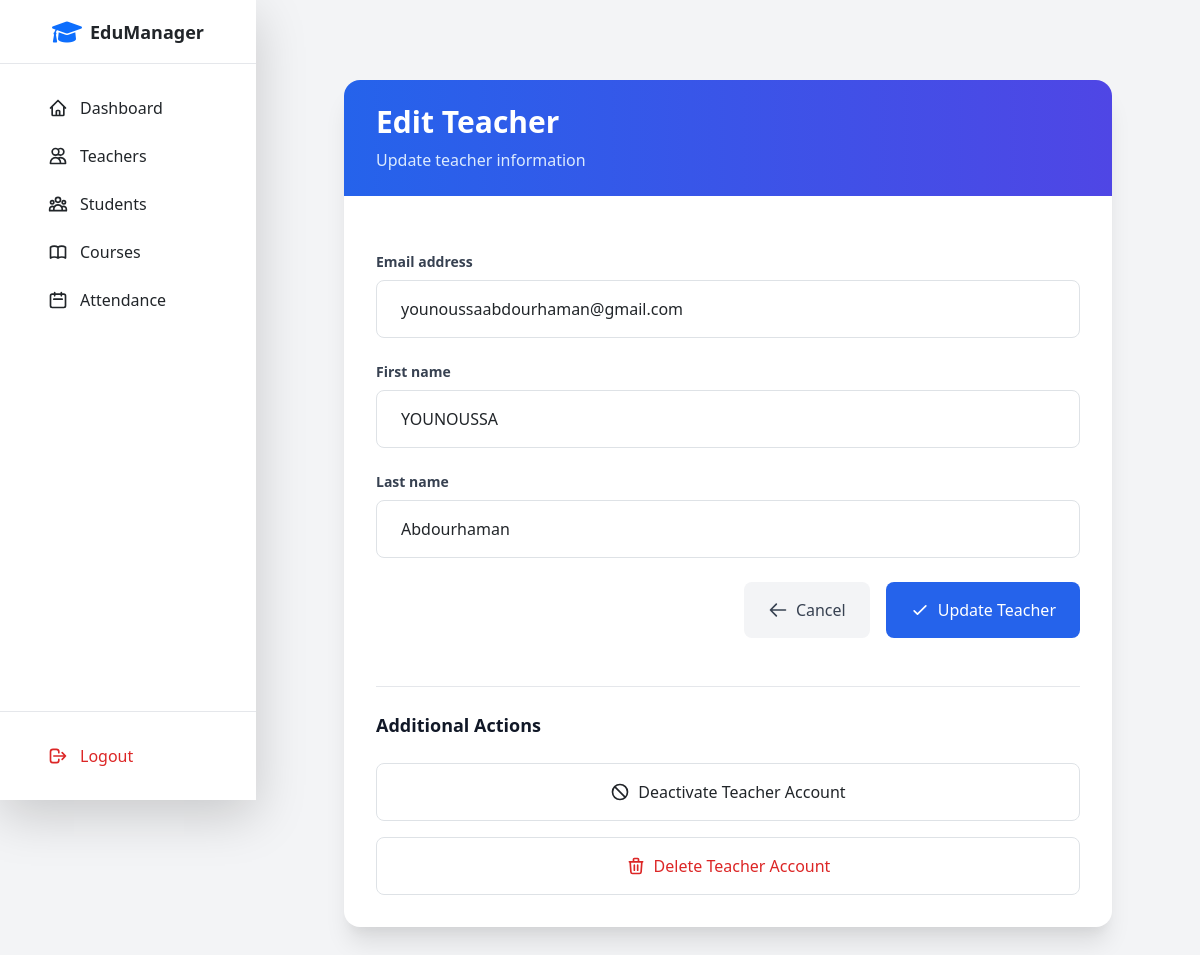
/teachers/9/update/ (signed in), run on an earlier commit of the app's database.
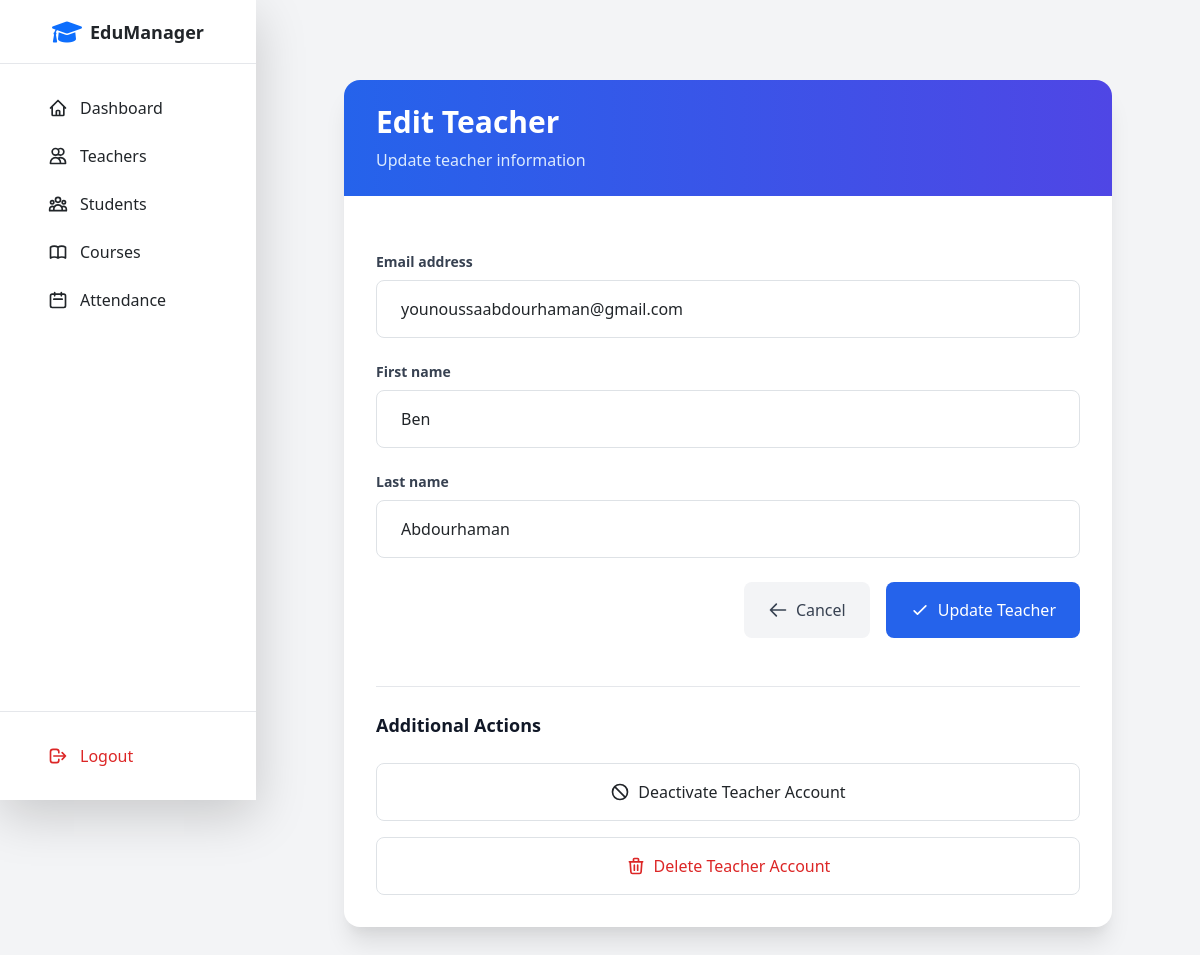
And on a later commit of the database.
### core/models.py (models this page shows)
class User(AbstractBaseUser, PermissionsMixin):
    ROLE_CHOICES = (
        ('admin', 'Admin'),
        ('teacher', 'Teacher'),
    )
    email = models.EmailField(_('email address'), unique=True)
    first_name = models.CharField(max_length=30, blank=True)
    last_name = models.CharField(max_length=30, blank=True)
    role = models.CharField(max_length=10, choices=ROLE_CHOICES)
    is_active = models.BooleanField(default=True)
    is_staff = models.BooleanField(default=False)
    date_joined = models.DateTimeField(default=timezone.now)
    school = models.ForeignKey(School, on_delete=models.CASCADE, related_name='users', null=True)
    objects = CustomUserManager()
    USERNAME_FIELD = 'email'
    REQUIRED_FIELDS = ['role']
    class Meta:
        verbose_name = _('user')
        verbose_name_plural = _('users')
    def get_full_name(self):
        return f'{self.first_name} {self.last_name}'

### core/views.py (the view)
# urls.py: path('teachers/<int:pk>/update/', TeacherUpdateView.as_view(), name='teacher_update'),
class TeacherUpdateView(LoginRequiredMixin, UserPassesTestMixin, UpdateView):
    model = User
    form_class = TeacherCreationForm
    template_name = 'users/teacher_form.html'
    success_url = reverse_lazy('teacher_list')
    def test_func(self):
        return self.request.user.role == 'admin'

### core/forms.py (shortened to what this page needs)
class TeacherCreationForm(forms.ModelForm):
    class Meta:
        model = User
        fields = ('email', 'first_name', 'last_name')
    def __init__(self, *args, **kwargs):
        self.admin_user = kwargs.pop('admin_user', None)
        super().__init__(*args, **kwargs)

### core/templates/users/teacher_form.html (shortened to what the changed rows need)
{% extends 'base/base.html' %}
{% block content %}
<div class="container mx-auto px-4 py-8">
<div class="min-h-screen py-12">
    <div class="max-w-3xl mx-auto">
        <div class="bg-white rounded-2xl shadow-xl overflow-hidden">
            <div class="bg-gradient-to-r from-blue-600 to-indigo-600 px-8 py-6">
                <h1 class="text-2xl md:text-3xl font-bold text-white">
                    {% if form.instance.pk %}Edit Teacher{% else %}Add New Teacher{% endif %}
                </h1>
            </div>
            <div class="p-8">
                <form method="POST" class="space-y-6">
                    {% for field in form %}
                    <div class="form-group">
                        <label for="{{ field.id_for_label }}"
                               class="block text-sm font-semibold text-gray-700 mb-2">
                            {{ field.label }}
                        </label>
                        <div class="relative">
                            <input type="{{ field.field.widget.input_type }}"
                                   name="{{ field.name }}"
                                   id="{{ field.id_for_label }}"
                                   value="{{ field.value|default:'' }}"
                                   class="block w-full px-4 py-3 rounded-lg border {% if field.errors %}border-red-500{% else %}border-gray-300{% endif %}
                                          focus:ring-2 focus:ring-blue-500 focus:border-transparent
                                          transition-all duration-200 ease-in-out
                                          {% if field.errors %}bg-red-50{% endif %}"
                                   {% if field.field.required %}required{% endif %}>
                        </div>
                    </div>
                    {% endfor %}
                </form>
            </div>
        </div>
    </div>
</div>
{% if form.instance.pk %}
</div>
{% endif %}
{% endblock %}

What changed in the data, as far as the page shows it:
changed User "younoussaabdourhaman@gmail.com": first_name "YOUNOUSSA" → "Ben"
